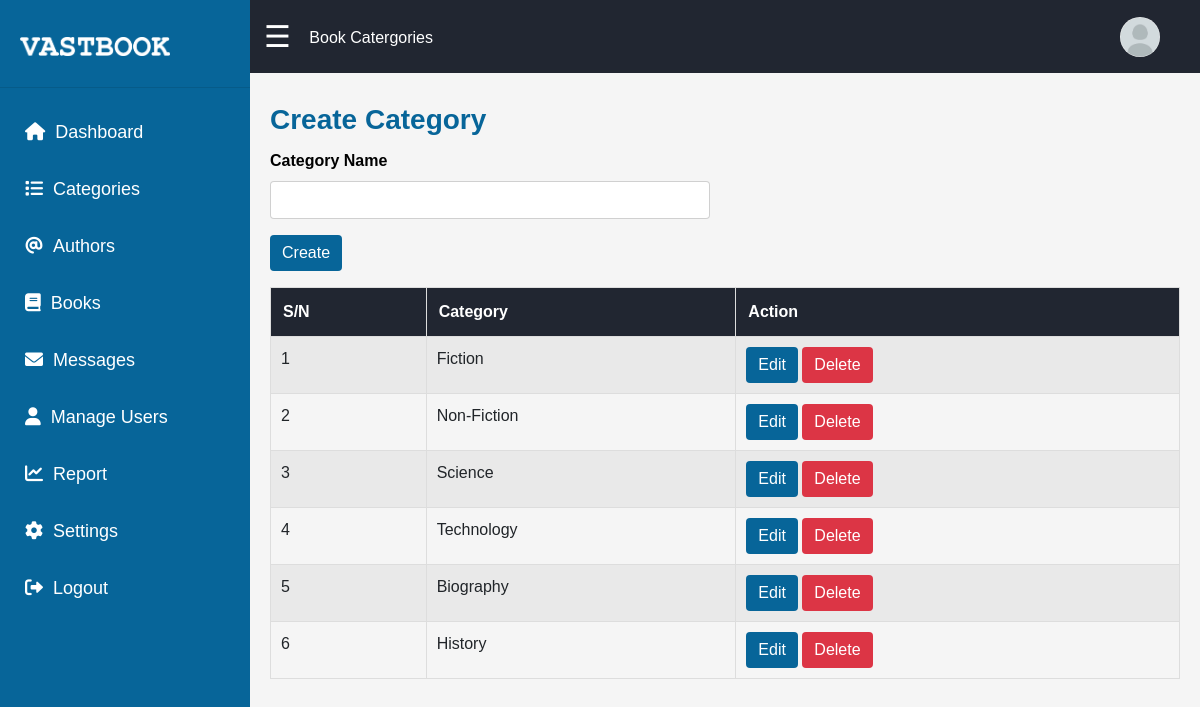
The app's page /views/admin/categories (signed in) with its own data.
### tables this page shows
CREATE TABLE `bookcategory` (
  `id` int(11) NOT NULL,
  `categoryname` varchar(100) NOT NULL,
  `created_at` timestamp NULL DEFAULT current_timestamp()
);

### controllers/CategoryController.php (called while the page is built, shortened)
<?php
require_once(__DIR__ . '/../config/config.php');
require_once(__DIR__. '/../models/Category.php');
$database = new Database($conn);
$db = $database->connect();
$categoryModel = new Category($db);
$categories = $categoryModel->getAllcategories();
?>

### models/Category.php (called while the page is built, shortened)
<?php
class Category {
    private $conn;
    public function __construct($db) {
        $this->conn = $db;
    }
    function getAllcategories() {
        try {
            $sql = "SELECT * FROM bookcategory";
            $stmt = $this->conn->prepare($sql);
            $stmt->execute();
            $result = $stmt->fetchAll(PDO::FETCH_ASSOC);
            return $result;
        } catch (PDOException $e) {
            echo "Error: " . $e->getMessage();
            return [];
        }
    }
}
?>

### views/admin/categories/index.php (the view, shortened to what this page needs)
<?php
require_once(__DIR__ . '/../../../config/config.php');
include(ROOT_PATH . '/controllers/CategoryController.php');
$error = isset($_SESSION['error']) ? $_SESSION['error'] : false;
$categoryName = $error !== false ? $_SESSION['categoryname'] : '';
include(ROOT_PATH . '/shared/admin-header.php');
?>
<h3 class="vastbook-admin-h">Create Category</h3>
<div class="row">
    <div class="col-md-6">
        <form action="<?php echo BASE_URL;?>/controllers/CategoryController.php" method="POST">
            <div class="form-group">
                <label for="categoryname" class="control-label">Category Name</label>
                <input class="form-control" name="categoryname" value="<?php echo htmlspecialchars($categoryName); ?>"/>
            </div>
            <div class="form-group">
                <input type="submit" value="Create" class="btn btn-primary" />
            </div>
        </form>
    </div>
</div>
<div class="category-table">
    <table class="table table-striped table-bordered responsive-table-1">
        <thead>
            <tr>
                <th>S/N</th>
                <th>Category</th>
                <th>Action</th>
            </tr>
        </thead>
        <tbody>
            <?php
                $i = 0;
                foreach ($categories as $category):
            ?>
                <tr>
                    <td><?php echo ++$i; ?> </td>
                    <td><?php echo $category["categoryname"] ?></td>
                    <td>
                        <a href="#" class="btn btn-primary edit-link"
                        data-id="<?php echo $category['id']; ?>"
                        data-name="<?php echo htmlspecialchars($category['categoryname']); ?>">Edit</a>
                        <a href="#" class="btn btn-danger delete-link"
                        data-id="<?php echo $category['id']; ?>"
                        data-name="<?php echo htmlspecialchars($category['categoryname']); ?>">Delete</a>
                    </td>
                </tr>
            <?php endforeach; ?>
        </tbody>
    </table>
</div>
<?php
include(ROOT_PATH . '/shared/admin-footer.php');
?>

### assets/css/admin-style.css (style rules this page uses)
:root { --primary-color: #076599; --secondary-color: #f4f4f9; --hover-color: #0c6ca0; --dark-color: #212631; }
* { box-sizing: border-box; }
body, html { margin: 0; padding: 0; font-family: Arial, sans-serif; height: 100%; background-color: #f5f5f5; box-sizing: border-box; }
a, button { transition: all 0.3s ease; }
h1, h2, h3, h4, h5, h6 { line-height: 1.4; }
.vastbook-admin-h { font-weight: 700; color: var(--primary-color); margin: 0; }
form { display: flex; flex-direction: column; }
label { margin-top: 10px; font-size: 16px; color: black; font-weight: 600; }
a { color: var(--primary-color); text-decoration: none; }
.btn { outline: none; border: none; }
.btn-primary { background-color: var(--primary-color); }
.responsive-table-1 thead th { background-color: var(--dark-color); color: white; padding: 12px; border: 1px solid #ddd; white-space: nowrap; }
.responsive-table-1 tbody td { padding: 10px; border: 1px solid #ddd; }

### records on screen
bookcategory: categoryname "Fiction"
bookcategory: categoryname "Non-Fiction"
bookcategory: categoryname "Science"
bookcategory: categoryname "Technology"
bookcategory: categoryname "Biography"
bookcategory: categoryname "History"

### other values on screen
$pageName "Book Catergories"
